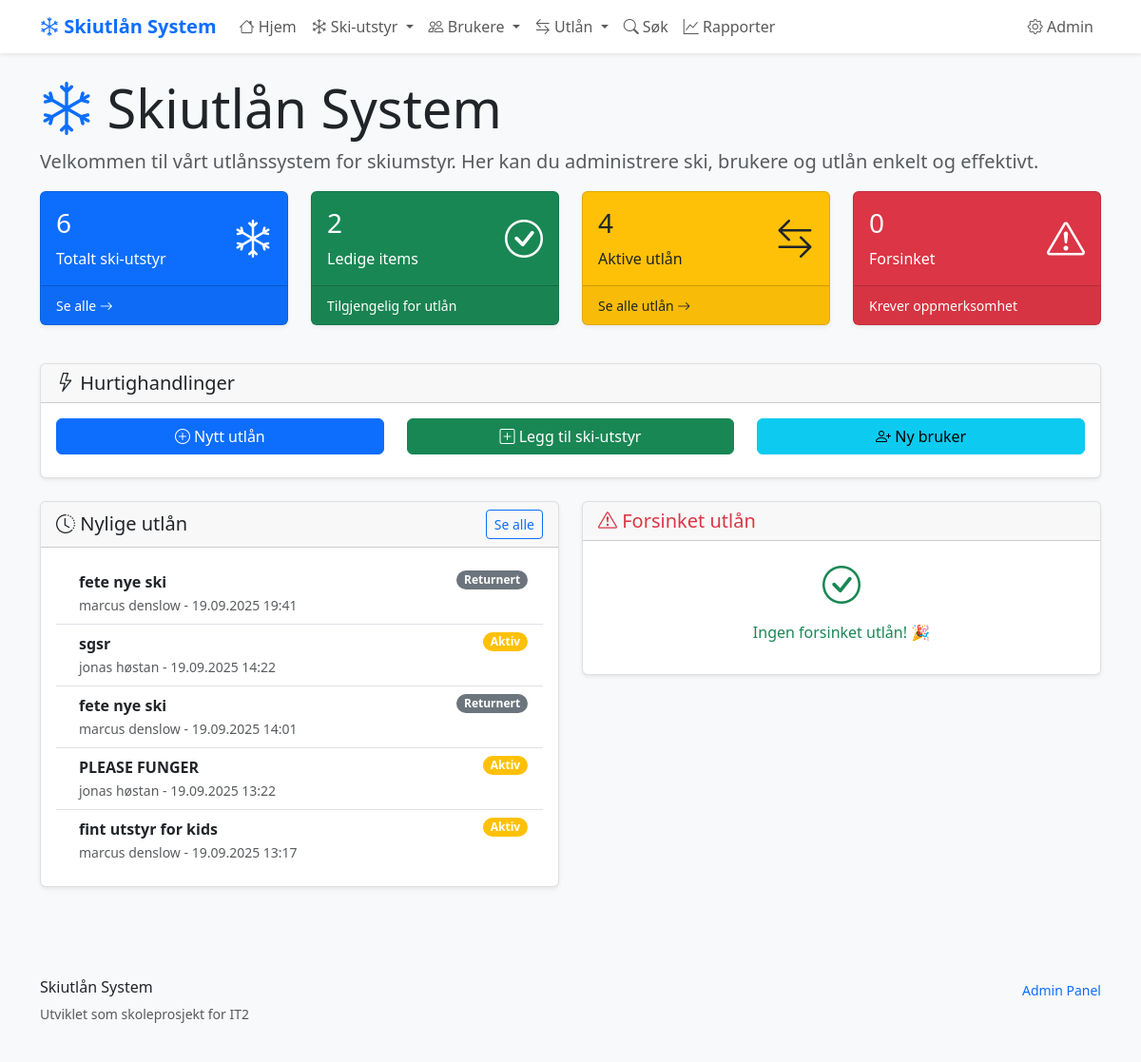
/, run on an earlier commit of the app's database.
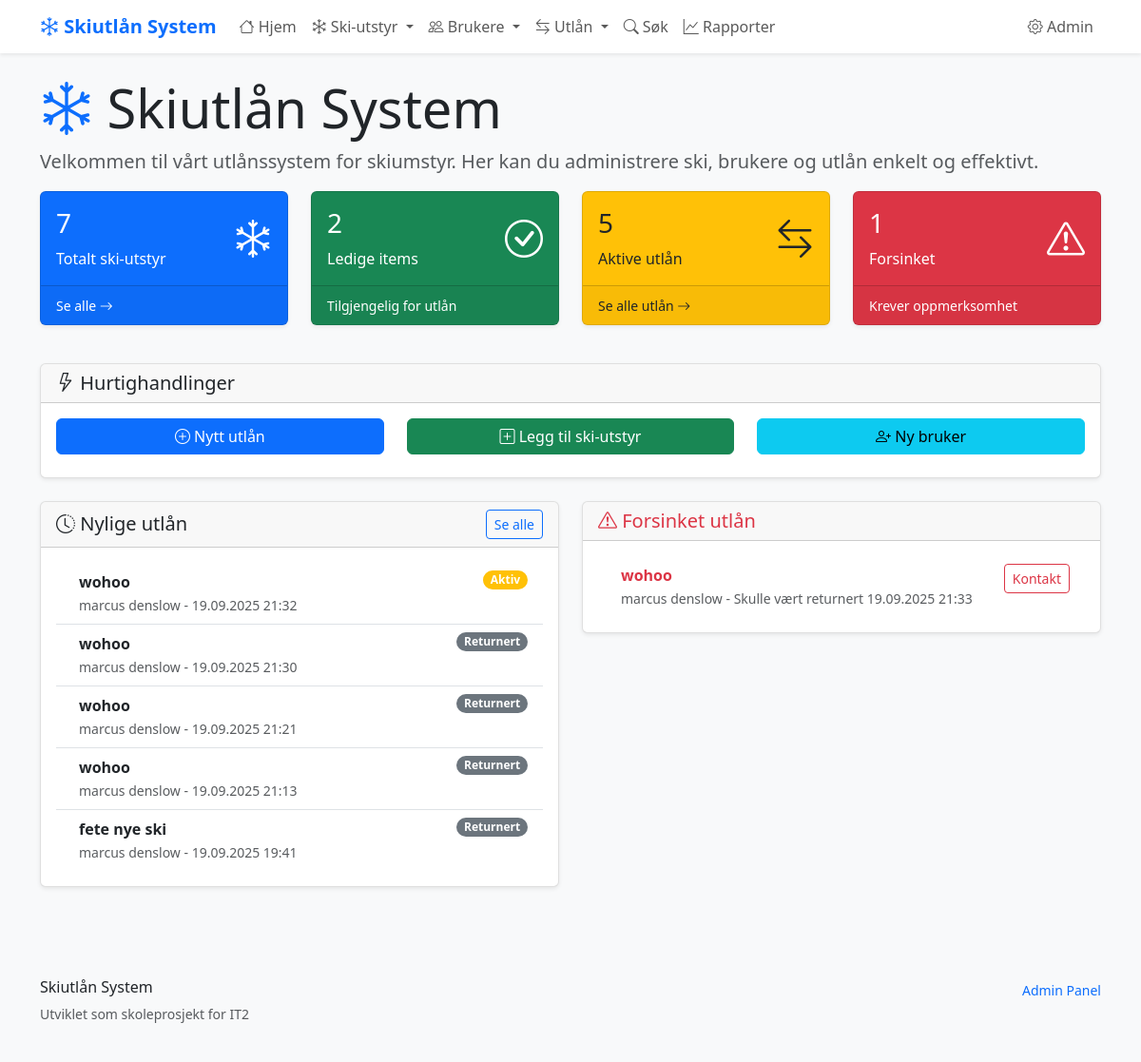
And on a later commit of the database.
### skiutlan/models.py (models this page shows, shortened)
class Utlan(models.Model):
    bruker = models.ForeignKey(Bruker, on_delete=models.CASCADE)
    ski_item = models.ForeignKey(SkiItem, on_delete=models.CASCADE)
    utlant_dato = models.DateTimeField(auto_now_add=True)
    planlagt_retur = models.DateTimeField()
    returnert_dato = models.DateTimeField(blank=True, null=True)
    @property
    def er_aktivt(self):
        return self.returnert_dato is None

class SkiItem(models.Model):
    SKI_TYPES = [
        ('alpinski', 'Alpinski'),
        ('langrenn', 'Langrennsski'),
        ('snowboard', 'Snowboard'),
        ('stovler', 'Skistøvler'),
        ('staver', 'Skistaver'),
    ]
    navn = models.CharField(max_length=100, help_text="Navn på ski-elementet")
    type_ski = models.CharField(
        max_length=20,
        choices=SKI_TYPES,
        help_text="Type ski-element"
    )
    storrelse = models.IntegerField(
        validators=[MinValueValidator(1), MaxValueValidator(300)],
        help_text="Størrelse i cm for ski/staver, EU-størrelse for støvler"
    )
    tilstand = models.CharField(
        max_length=20,
        choices=[
            ('utmerket', 'Utmerket'),
            ('god', 'God'),
            ('slitt', 'Slitt'),
            ('reparasjon', 'Trenger reparasjon'),
        ],
        default='god'
    )
    opprettet = models.DateTimeField(auto_now_add=True)
    oppdatert = models.DateTimeField(auto_now=True)
    class Meta:
        verbose_name = "Ski-element"
        verbose_name_plural = "Ski-elementer"
        ordering = ['type_ski', 'storrelse']  # Sorterer automatisk

class Bruker(models.Model):
    fornavn = models.CharField(max_length=50)
    etternavn = models.CharField(max_length=50)
    telefon = models.CharField(
        max_length=15,
        unique=True,  # Hver bruker må ha unikt telefonnummer
        help_text="Telefonnummer med landkode (+47)"
    )
    epost = models.EmailField(blank=True, null=True)
    registrert = models.DateTimeField(auto_now_add=True)
    class Meta:
        verbose_name = "Bruker"
        verbose_name_plural = "Brukere"
        ordering = ['etternavn', 'fornavn']
    @property
    def fullt_navn(self):
        return f"{self.fornavn} {self.etternavn}"

### skiutlan/views.py (the view)
# urls.py: path('', views.hjem, name='hjem'),
def hjem(request):
    context = {
        'totalt_ski_items': SkiItem.objects.count(),
        'ledige_items': SkiItem.objects.exclude(id__in=Utlan.objects.filter(returnert_dato__isnull=True).values_list('ski_item_id', flat=True)).count(),
        'aktive_utlan': Utlan.objects.filter(returnert_dato__isnull=True).count(),
        'forsinket_utlan': Utlan.objects.filter(returnert_dato__isnull=True, planlagt_retur__lt=timezone.now())[:5],
        'nylige_utlan': Utlan.objects.order_by('-utlant_dato')[:5],
    }
    return render(request, 'skiutlan/hjem.html', context)

### skiutlan/templates/skiutlan/hjem.html (shortened to what the changed rows need)
{% extends 'skiutlan/base.html' %}
{% block header %}
<div class="row">
    <div class="col">
        <h1 class="display-4">
            <i class="bi bi-snow text-primary"></i>
            Skiutlån System
        </h1>
    </div>
</div>
{% endblock %}
{% block content %}
<div class="row mb-4">
    <div class="col-md-3 mb-3">
        <div class="card bg-primary text-white">
            <div class="card-body">
                <div class="d-flex justify-content-between">
                    <div>
                        <h3 class="card-title">{{ totalt_ski_items|default:0 }}</h3>
                        <p class="card-text">Totalt ski-utstyr</p>
                    </div>
                </div>
            </div>
        </div>
    </div>
    <div class="col-md-3 mb-3">
        <div class="card bg-warning text-dark">
            <div class="card-body">
                <div class="d-flex justify-content-between">
                    <div>
                        <h3 class="card-title">{{ aktive_utlan|default:0 }}</h3>
                        <p class="card-text">Aktive utlån</p>
                    </div>
                </div>
            </div>
        </div>
    </div>
    <div class="col-md-3 mb-3">
        <div class="card bg-danger text-white">
            <div class="card-body">
                <div class="d-flex justify-content-between">
                    <div>
                        <h3 class="card-title">{{ forsinket_utlan|length|default:0 }}</h3>
                        <p class="card-text">Forsinket</p>
                    </div>
                </div>
            </div>
        </div>
    </div>
</div>
<div class="row">
    <div class="col-md-6 mb-4">
        <div class="card">
            <div class="card-body">
                {% if nylige_utlan %}
                    <div class="list-group list-group-flush">
                        {% for utlan in nylige_utlan %}
                            <div class="list-group-item d-flex justify-content-between align-items-start">
                                <div class="ms-2 me-auto">
                                    <div class="fw-bold">{{ utlan.ski_item.navn }}</div>
                                    <small class="text-muted">
                                        {{ utlan.bruker.fullt_navn }} -
                                        {{ utlan.utlant_dato|date:"d.m.Y H:i" }}
                                    </small>
                                </div>
                                <span class="badge bg-{% if utlan.er_aktivt %}warning{% else %}secondary{% endif %} rounded-pill">
                                    {% if utlan.er_aktivt %}Aktiv{% else %}Returnert{% endif %}
                                </span>
                            </div>
                        {% endfor %}
                    </div>
                {% else %}
                    <p class="text-muted">Ingen nylige utlån å vise.</p>
                {% endif %}
            </div>
        </div>
    </div>
    <div class="col-md-6 mb-4">
        <div class="card">
            <div class="card-body">
                {% if forsinket_utlan %}
                    <div class="list-group list-group-flush">
                        {% for utlan in forsinket_utlan %}
                            <div class="list-group-item d-flex justify-content-between align-items-start">
                                <div class="ms-2 me-auto">
                                    <div class="fw-bold text-danger">{{ utlan.ski_item.navn }}</div>
                                    <small class="text-muted">
                                        {{ utlan.bruker.fullt_navn }} -
                                        Skulle vært returnert {{ utlan.planlagt_retur|date:"d.m.Y H:i" }}
                                    </small>
                                </div>
                                <a href="{% url 'skiutlan:utlan_detalj' utlan.id %}" class="btn btn-sm btn-outline-danger">
                                    Kontakt
                                </a>
                            </div>
                        {% endfor %}
                    </div>
                {% else %}
                    <div class="text-center text-success">
                        <i class="bi bi-check-circle fs-1"></i>
                        <p class="mt-2">Ingen forsinket utlån! 🎉</p>
                    </div>
                {% endif %}
            </div>
        </div>
    </div>
</div>
{% endblock %}

What changed in the data, as far as the page shows it:
no longer on this page (row unchanged): Utlan: ski_item.navn "sgsr", bruker.fullt_navn "jonas høstan", utlant_dato "19.09.2025 14:22", shows "Aktiv", shown under "Nylige utlån"
no longer on this page (row unchanged): Utlan: ski_item.navn "fete nye ski", bruker.fullt_navn "marcus denslow", utlant_dato "19.09.2025 14:01", shows "Returnert", shown under "Nylige utlån"
no longer on this page (row unchanged): Utlan: ski_item.navn "PLEASE FUNGER", bruker.fullt_navn "jonas høstan", utlant_dato "19.09.2025 13:22", shows "Aktiv", shown under "Nylige utlån"
no longer on this page (row unchanged): Utlan: ski_item.navn "fint utstyr for kids", bruker.fullt_navn "marcus denslow", utlant_dato "19.09.2025 13:17", shows "Aktiv", shown under "Nylige utlån"
added Utlan: ski_item.navn "wohoo", bruker.fullt_navn "marcus denslow", utlant_dato "19.09.2025 21:32", shows "Aktiv", planlagt_retur "19.09.2025 21:33"
added Utlan: ski_item.navn "wohoo", bruker.fullt_navn "marcus denslow", utlant_dato "19.09.2025 21:30", shows "Returnert", shown under "Nylige utlån"
added Utlan: ski_item.navn "wohoo", bruker.fullt_navn "marcus denslow", utlant_dato "19.09.2025 21:21", shows "Returnert", shown under "Nylige utlån"
added Utlan: ski_item.navn "wohoo", bruker.fullt_navn "marcus denslow", utlant_dato "19.09.2025 21:13", shows "Returnert", shown under "Nylige utlån"
Also different on the page:
{{ totalt_ski_items|default:0 }}: "6" → "7"
{{ aktive_utlan|default:0 }}: "4" → "5"
{{ forsinket_utlan|length|default:0 }}: "0" → "1"
text no longer shown: "Ingen forsinket utlån! 🎉"
